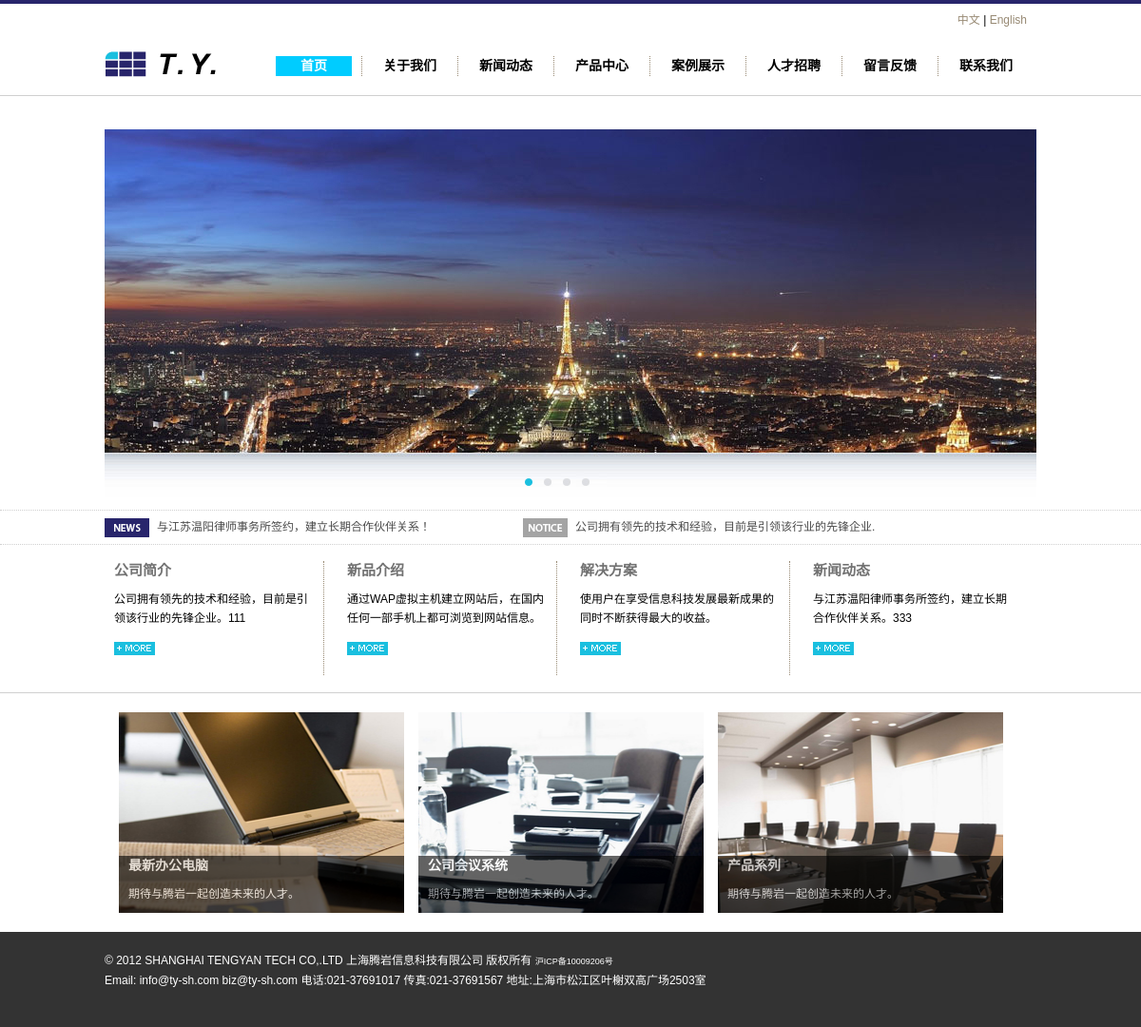
The page / on the database its author committed.
### tables this page shows
CREATE TABLE `layoutpic` (
  `id_layoutpic` int(11) NOT NULL auto_increment,
  `id_layout` int(11) NOT NULL,
  `id_hr` int(11) NOT NULL,
  `title` varchar(250) NOT NULL,
  `intro` text NOT NULL,
  `url` varchar(250) NOT NULL,
  `opicname` varchar(250) NOT NULL,
  `spicname` varchar(250) NOT NULL,
  `dele` int(1) NOT NULL default '1',
  `type` varchar(3) NOT NULL,
  `indate` datetime NOT NULL,
  `modate` datetime NOT NULL,
  `deldate` datetime NOT NULL,
  `browsecount` int(11) NOT NULL,
  PRIMARY KEY  (`id_layoutpic`)
);

CREATE TABLE `layout` (
  `id_layout` int(11) NOT NULL auto_increment,
  `lang` int(1) NOT NULL default '1',
  `title` varchar(250) NOT NULL,
  `url` text NOT NULL,
  `intro` text NOT NULL,
  `content` text NOT NULL,
  `openstat` int(1) NOT NULL default '1',
  `ordernum` int(11) NOT NULL,
  PRIMARY KEY  (`id_layout`)
);

### www/inc/config.php (called while the page is built, shortened)
<?php
require_once("mysql.class.php");
$db_hostname="localhost";
$db_username="root";
$db_password="123456";
$db_database="demo-l1";
?>

### www/inc/function.class.php (called while the page is built, shortened)
<?php
$objDB=new mysql($db_hostname,$db_username,$db_password,$db_database);
$strSQL = "select iscopy,otherheader,title,keywords,description,icp,mapcode,statistics from siteset where id_siteset=1" ;
$objDB->Execute($strSQL);
function getcurrentfilename(){
return end(explode('/',$_SERVER["PHP_SELF"]));
}
function getlayoutinfo($lid,$tableField){
global	 $objDB;
$strSQL = "select $tableField from layout where id_layout='".$lid."'" ;
$objDB->Execute($strSQL);
$getlayoutinfo=$objDB->fields();
return $getlayoutinfo;
}
function getlayoutpic($lid,$postion){
global	 $objDB;
$strSQL = "select opicname as pic from layoutpic  where id_layout ='".$lid."' order by  id_layoutpic asc limit $postion,1" ;
$objDB->Execute($strSQL);
$arronepic=$objDB->fields();
return $arronepic[pic];
}
function getlayoutpicnuminfo($lid,$num,$tableField){
global	 $objDB;
$strSQL = "select $tableField from layoutpic  where id_layout ='".$lid."' order by  id_layoutpic asc limit 0,$num" ;
$objDB->Execute($strSQL);
$arrallpicinfo=$objDB->GetRows();
return $arrallpicinfo;
}
?>

### www/index.php (the view, shortened to what this page needs)
<!DOCTYPE html PUBLIC "-//W3C//DTD XHTML 1.0 Transitional//EN" "http://www.w3.org/TR/xhtml1/DTD/xhtml1-transitional.dtd">
<html xmlns="http://www.w3.org/1999/xhtml">
<head>
<link href="inc/css/css1.css" rel="stylesheet" type="text/css">
<link href="inc/css/homeslidenotext.css" rel="stylesheet" type="text/css">
</head>
<body>
<? require "header.php"; ?>
<div id="banner">
	<div id="container">
       			<div id="slides">
				<div class="slides_container">
                <?
                $getlayoutpicnuminfo=getlayoutpicnuminfo(3,4,'opicname as pic');
				for($i=0;$i<sizeof($getlayoutpicnuminfo);$i++){
				?>
					<a href="javascript:void(0)"><img src="/upload/layout/<?=$getlayoutpicnuminfo[$i][pic]?>" width="980" height="340" /></a>
                 <? }?>
                </div>
			</div>
	</div>
</div>
<div id="bannerbg"><img src="/inc/pics/bannerbg.gif"  /></div>
<div id="news">
<div id="news_listbox">
<div class="news_list">
<ul>
	<li style=" background: url(inc/pics/news.jpg) no-repeat left;"><a href="/about/about.php?pageid=1"> 与江苏温阳律师事务所签约，建立长期合作伙伴关系！</a></li>
</ul>
</div>
<div class="news_list">
<ul>
	<li style=" background: url(inc/pics/notice.jpg) no-repeat left;"><a href="/about/about.php?pageid=2">公司拥有领先的技术和经验，目前是引领该行业的先锋企业.</a></li>
</ul>
</div>
</div>
</div>
<div id="contentbox">
<div id="content">
<?
$getlayoutpicnuminfo=getlayoutpicnuminfo(4,4,'title,intro,url');
for($i=0;$i<sizeof($getlayoutpicnuminfo);$i++){
?>
<div class="newsinfo">
<div class="innerinfo" <? if($i==3){echo 'style="border:none"';}?>>
<h1><?=$getlayoutpicnuminfo[$i][title]?></h1>
<p><?=$getlayoutpicnuminfo[$i][intro]?></p>
<p><a href="<?=$getlayoutpicnuminfo[$i][url]?>"><img src="inc/pics/more.jpg" /></a></p>
</div>
</div>
<? }?>
</div>
</div>
<div id="content_pic">
<?
$getlayoutpicnuminfo=getlayoutpicnuminfo(5,3,'title,intro,url,opicname as pic');
for($i=0;$i<sizeof($getlayoutpicnuminfo);$i++){
?>
<div class="onepicbox">
 <a href="<?=$getlayoutpicnuminfo[$i][url]?>"><img src="/upload/layout/<?=$getlayoutpicnuminfo[$i][pic]?>"  /></a>
<div class="picinfo">
<h1><?=$getlayoutpicnuminfo[$i][title]?></h1>
<p><?=$getlayoutpicnuminfo[$i][intro]?></p>
</div>
</div>
<? }?>
</div>
<? require "footer.php"; ?>
</body>
</html>

### www/header.php (shortened to what this page needs)
<div id="header_box">
<div id="header" >
<div id="header_logo"><a href="/"><img src="/upload/layout/<?=getlayoutpic(1,0)?>" width="132" height="27" /></a></div>
<div id="header_menubox">
<div id="header_language"><a href="/">中文</a> | <a href="/en/">English</a></div>
<div id="header_menu" style="position: relative">
<ul  id="menu">
<li><a href="/" id="n1"  <? if(getcurrentfilename()=='index.php'){echo ' class="curr"';}?>>首页</a></li>
<li><a href="/about/about.php?pageid=1" id="n2"  <? if(getcurrentfilename()=='about.php'){echo ' class="curr"';}?>>关于我们</a></li>
<li><a href="/news/news.php" id="n3"  <? if(getcurrentfilename()=='news.php'){echo ' class="curr"';}?>>新闻动态</a></li>
<li><a href="/product/product.php?id1=1" id="n4"  <? if(getcurrentfilename()=='product.php'){echo ' class="curr"';}?>>产品中心</a></li>
<li><a href="/case/case.php" id="n5"  <? if(getcurrentfilename()=='case.php'){echo ' class="curr"';}?>>案例展示</a></li>
<li><a href="/about/hr.php?pageid=7" id="n6"  <? if(getcurrentfilename()=='hr.php'){echo ' class="curr"';}?>>人才招聘</a></li>
<li><a href="javascript:void(0)"  onclick="needsendmail2();" id="n7"  >留言反馈</a></li>
<li style="border-right: none;"><a href="/about/contact.php?pageid=6" id="n8"  <? if(getcurrentfilename()=='contact.php'){echo ' class="curr"';}?>>联系我们</a></li>
</ul>
</div>
</div>
</div>
</div>

### www/inc/mysql.class.php (shortened to what this page needs)
<?php
class mysql{
	var $Conn="";
	var $Res="";
	function mysql($strHost,$strUser,$strPwd,$strDatabase){
		$this->Conn=mysql_connect($strHost,$strUser,$strPwd)
					 or die("Sorry,canot connect to database!");
		return $this->Conn;
	}
	function Execute($strSQL){
		$this->Res=mysql_query($strSQL,$this->Conn);
		if(!$this->Res){
			echo "query error!".mysql_error();
			return false;
		}
	}
	function getRows(){
		$i=0;
		$arrResult=array();
		while($row =mysql_fetch_array($this->Res,MYSQL_ASSOC)){
			$arrResult[$i]=$row;
			$i++;
		}
		return $arrResult;
	}
	function fields(){
		$row =mysql_fetch_assoc($this->Res);
		return $row;
	}
}
?>

### www/footer.php (shortened to what this page needs)
<div id="footer">
<div id="footer_info">
<p>
<?
$footertext=getlayoutinfo(2,'content');
echo $footertext[content];
?>
</p>
</div>
</div>

### www/inc/css/css1.css (style rules this page uses)
html,body,div,img,h1,h2,h3,h4,h5,h6,ul,p,blockquote,form,fieldset,table,th,td,fieldset,legend { margin:0;padding:0;border:0; }
html { overflow-y:scroll; }
body { font-size:87.5%; }
a { outline:none; border-style: none; -moz-outline-style: none; }
p,ul,ol { margin-bottom:15px; }
li { margin-left:20px; }
a { color: #183F72; text-decoration: underline; }
body { font-family: Arial, Helvetica, sans-serif; text-align:left; font-size: 9pt; background-color:#fff; line-height: 1.5em; }
h1 { color: #000000; font-size: 20px; font-weight: normal; font-family: Arial; margin: 0 0 10px 0; padding: 0; line-height: 1.5em; }
#header_box { width: 100%;height:96px;border-top: 4px #28256B solid;border-bottom:1px #D0D0D0 solid; }
#header { width: 980px;height:96px;margin: 0 auto; }
#header_logo { float:left;width: 137px;height:30px; margin-top:50px; }
#header_menubox { float:right;width:840px; height:96px; }
#header_language { float:right; margin-right:10px;width:300px; height:30px; text-align:right; line-height:35px; }
#header_language a { font-size: 9pt; color: #978973; text-decoration: none; font-weight: normal; }
#header_menu { float:right; margin-top:25px;width:810px; height:21px; }
#menu { font-size:14px; }
#menu, #menu li { list-style:none; padding:0; margin:0; border-right:1px dotted #978973; }
#menu li { float:left; width:100px; height:21px; }
#menu li a { display:block; width:80px; margin-left:10px; height:21px; line-height:20px; text-align:center;color:#000; text-decoration:none;font-size:14px; font-weight: bold }
#menu li a.curr { color:#fff; text-decoration:none; font-size:14px; font-weight: bold; height:21px; background-color: #0CF }
#banner { margin:0 auto; margin-top:35px; width:980px; height:340px; }
#bannerbg { margin:0 auto;width:980px; height:60px; }
#news { width:100%; height:35px; border-top:1px #D0D0D0 dotted; border-bottom:1px #D0D0D0 dotted; }
#news_listbox { width:980px;height:35px;margin: 0px auto; }
.news_list { float:left;width:440px;height:20px; margin-top:8px; }
.news_list ul { list-style: none; }
.news_list li { float:left; margin:0px; padding:0px; width:440px;height:20px; }
.news_list li a { margin-left:55px;font-size: 9pt;color: #494949; text-decoration: none; font-weight: normal; }
#contentbox { width: 100%;height:155px;border-bottom:1px #D0D0D0 solid; }
#content { width: 980px;height:155px;margin: 0 auto; }
.newsinfo { float:left;width:245px;height:155px; }
.innerinfo { float:left; margin-left:10px; margin-top:17px; padding-right:10px;width:210px;height:120px; border-right:1px dotted #978973; }
.newsinfo h1 { font-size:15px;font-weight: bold; color: #727272;line-height: 20px; }
.newsinfo p { font-size:12px;color: #000000;line-height: 20px; }
#content_pic { width: 980px;height:211px;margin: 0 auto; margin-top:20px; margin-bottom:20px; }
.onepicbox { position: relative;float:left;width:300px;height:211px; margin-left:15px; }
.onepicbox img { width:300px;height:211px; }
.picinfo { position:absolute;left:0px;bottom:0px;width:100%;height:60px; filter: alpha(opacity=60);opacity: 0.6;background: #000; }
.picinfo h1 { margin-left:10px; font-size:14px;color: #fff; font-weight: bold; }
.picinfo p { margin-left:10px; font-size:12px;color: #fff; }
#footer { width: 100%;height:100px;background-color: #333333; color:#FFFFFF }
#footer_info { width: 980px;height:100px;margin: 0 auto; }
#footer p { float:left; margin-top:20px;line-height:20px; }
#footer a { font-size: 9px; color: #FFFFFF; text-decoration: none; font-weight: normal; }

### www/inc/css/homeslidenotext.css (style rules this page uses)
#container { float:left; width:980px; margin:0 auto; position:relative; z-index:0; }
#slides { position:absolute; top:0px; left:0px; z-index:100; }
.slides_container { width:980px; overflow:hidden; position:relative; display:none; }
.slides_container a { width:980px; height:340px; display:block; }
.slides_container a img { display:block; }

### rows shown on the page
layoutpic: opicname (picture)
layoutpic: opicname (picture)
layoutpic: title "公司简介", intro "公司拥有领先的技术和经验，目前是引领该行业的先锋企业。111"
layoutpic: title "新品介绍", intro "通过WAP虚拟主机建立网站后，在国内任何一部手机上都可浏览到网站信息。"
layoutpic: title "解决方案", intro "使用户在享受信息科技发展最新成果的同时不断获得最大的收益。"
layoutpic: title "新闻动态", intro "与江苏温阳律师事务所签约，建立长期合作伙伴关系。333"
layoutpic: opicname (picture), title "最新办公电脑", intro "期待与腾岩一起创造未来的人才。"
layoutpic: opicname (picture), title "公司会议系统", intro "期待与腾岩一起创造未来的人才。"
layoutpic: opicname (picture), title "产品系列", intro "期待与腾岩一起创造未来的人才。"
layout: content "© 2012 SHANGHAI TENGYAN TECH CO,.LTD 上海腾岩信息科技有限公司 版权所有 沪ICP备10009206号 Email: info@ty-sh.com biz@ty-sh.com 电话:021-37691017 传真:021-37691567 地址:上海市松江区叶榭双高广场2503室"
